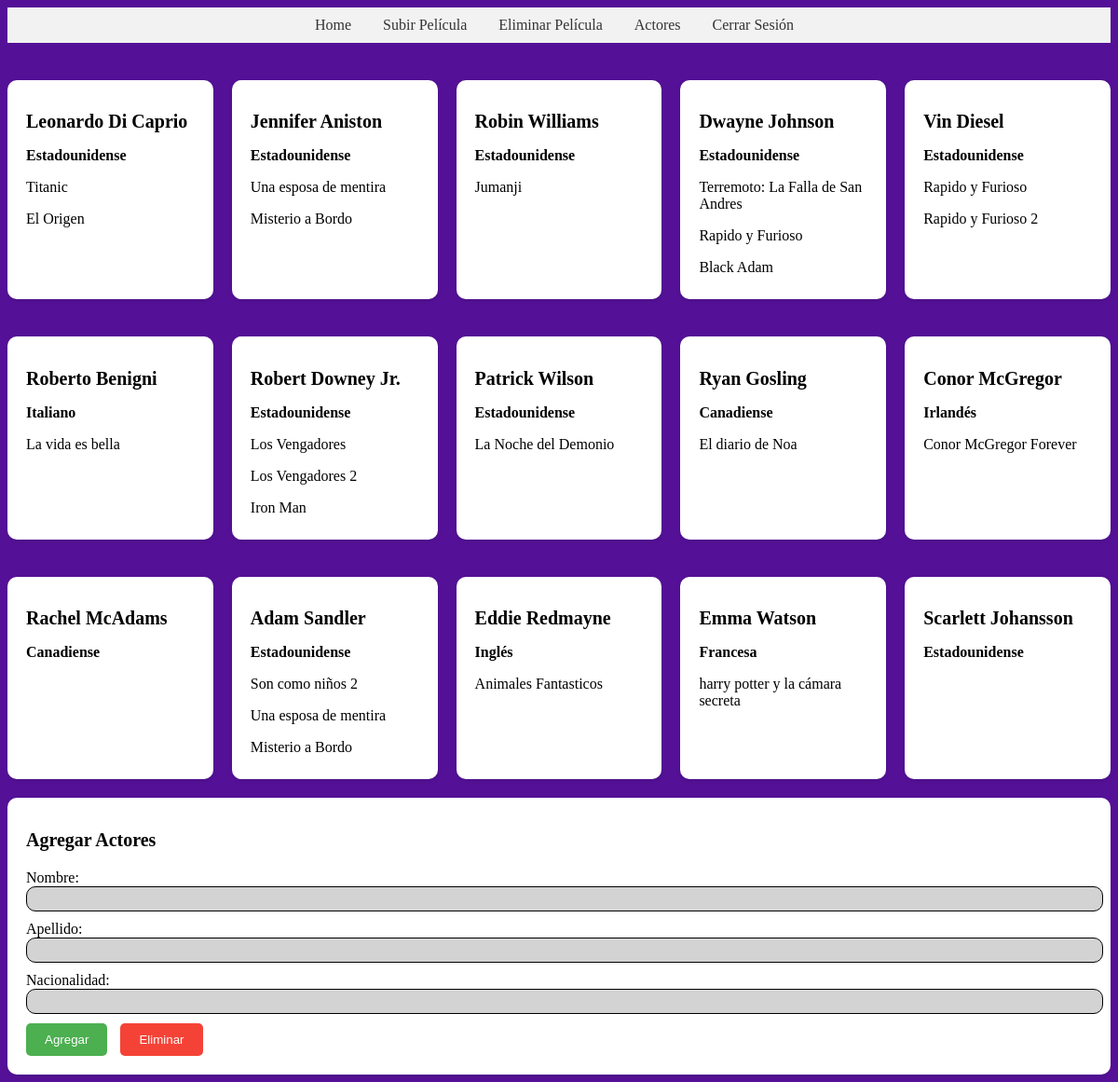
The page /actores.php on the database its author committed.
### tables this page shows
CREATE TABLE `actor` (
  `actor_id` int(11) NOT NULL,
  `nombres` varchar(50) DEFAULT NULL,
  `apellidos` varchar(50) DEFAULT NULL,
  `nacionalidad` varchar(50) DEFAULT NULL
);

CREATE TABLE `pelicula` (
  `pelicula_id` int(11) NOT NULL,
  `titulo` varchar(100) DEFAULT NULL,
  `gen_id` int(11) DEFAULT NULL,
  `anio_lanzamiento` int(11) DEFAULT NULL,
  `link_img` varchar(500) DEFAULT NULL
);

### actores.php (the view, shortened to what this page needs)
<!DOCTYPE html>
<html lang="en">
<head>
    <link rel="stylesheet" href="actores.css">
</head>
<body><center>
<nav class="navigation-bar">
  <ul>
    <li><a href="carteleras.php">Home</a></li>
    <li><a href="index.php">Subir Película</a></li>
    <li><a href="eliminar_pelicula.php">Eliminar Película</a></li>
    <li><a href="actores.php">Actores</a></li>
    <li><a href="iniciarsesion.php">Cerrar Sesión</a></li>
  </ul>
</nav></center><?php
$servername = "localhost";
$username = "root";
$password = "";
$dbname = "peliculas";
$conn = mysqli_connect($servername, $username, $password, $dbname);
$sql = "SELECT * FROM actor;";
$result = mysqli_query($conn, $sql);
if (mysqli_num_rows($result) > 0) {
    echo "<div class='container'>";
    while ($row = mysqli_fetch_assoc($result)) {
        echo "<div class='card'>
            <h1>" . $row["nombres"] . " " . $row["apellidos"] . "</h1>
            <h3>" . $row["nacionalidad"] . "</h3>";
        $sql2 = "SELECT pel.titulo, a.nombres, a.apellidos FROM pelicula pel
            INNER JOIN participacion par
            ON pel.pelicula_id = par.pelicula_id
            INNER JOIN actor a
            ON a.actor_id = par.actor_id
            WHERE a.nombres = '" . $row["nombres"] . "' and a.apellidos = '" . $row["apellidos"] . "'";
        $actor = mysqli_query($conn, $sql2);
        while ($act = mysqli_fetch_assoc($actor)) {
            echo "<p>" . $act["titulo"] . "</p>";
        }
        echo "</div>";
    }
    echo "</div>";
} else {
    echo "No se encontraron resultados.";
}
?>
<div class='card'>
    <h1>Agregar Actores</h1>
    <form method="POST" action="<?php echo $_SERVER['PHP_SELF']; ?>">
        <label for="nombre">Nombre:</label>
        <input type="text" name="nombre" required>
        <label for="apellido">Apellido:</label>
        <input type="text" name="apellido" required>
        <label for="nacionalidad">Nacionalidad:</label>
        <input type="text" name="nacionalidad" required>
        <input type="submit" value="Agregar">
        <input type="submit" name="eliminar" value="Eliminar">
    </form>
</div>
</body>
</html>

### actores.css (style rules this page uses)
body { background-color: #541197; }
.container { display: grid; grid-template-columns: repeat(auto-fill, minmax(200px, 1fr)); grid-gap: 20px; }
.card { margin-top: 20px; background-color: rgb(255, 255, 255); padding: 20px; border-radius: 10px; box-shadow: 0 2px 4px rgba(0, 0, 0, 0.1); }
.card h1 { font-size: 20px; margin-bottom: 10px; }
.card h3 { font-size: 16px; margin-bottom: 10px; }
.card p { margin-bottom: 5px; }
.card form { margin-top: 20px; }
.card label { display: block; margin-bottom: 5 px; }
.card input[type="text"] { width: 100%; padding: 5px; border: 1px solid black; border-radius: 10px; margin-bottom: 10px; background-color: lightgray; }
.card input[type="submit"] { background-color: #4CAF50; color: white; border: none; border-radius: 5px; padding: 10px 20px; cursor: pointer; margin-right: 10px; }
.card input[type="submit"]:last-child { background-color: #f44336; }
.navigation-bar { margin-bottom: 20px; background-color: #f2f2f2; padding: 10px; }
.navigation-bar ul { list-style-type: none; margin: 0; padding: 0; }
.navigation-bar li { display: inline; margin-right: 10px; }
.navigation-bar li a { color: #333; text-decoration: none; padding: 5px 10px; border-radius: 3px; }

### rows shown on the page
actor: nombres "Leonardo", apellidos "Di Caprio", nacionalidad "Estadounidense"
pelicula: titulo "Titanic"
pelicula: titulo "El Origen"
actor: nombres "Jennifer", apellidos "Aniston", nacionalidad "Estadounidense"
pelicula: titulo "Una esposa de mentira"
pelicula: titulo "Misterio a Bordo"
actor: nombres "Robin", apellidos "Williams", nacionalidad "Estadounidense"
pelicula: titulo "Jumanji"
actor: nombres "Dwayne", apellidos "Johnson", nacionalidad "Estadounidense"
pelicula: titulo "Terremoto: La Falla de San Andres"
pelicula: titulo "Rapido y Furioso"
pelicula: titulo "Black Adam"
actor: nombres "Vin", apellidos "Diesel", nacionalidad "Estadounidense"
pelicula: titulo "Rapido y Furioso 2"
actor: nombres "Roberto", apellidos "Benigni", nacionalidad "Italiano"
pelicula: titulo "La vida es bella"
actor: nombres "Robert", apellidos "Downey Jr.", nacionalidad "Estadounidense"
pelicula: titulo "Los Vengadores"
pelicula: titulo "Los Vengadores 2"
pelicula: titulo "Iron Man"
actor: nombres "Patrick", apellidos "Wilson", nacionalidad "Estadounidense"
pelicula: titulo "La Noche del Demonio"
actor: nombres "Ryan", apellidos "Gosling", nacionalidad "Canadiense"
pelicula: titulo "El diario de Noa"
actor: nombres "Conor", apellidos "McGregor", nacionalidad "Irlandés"
pelicula: titulo "Conor McGregor Forever"
actor: nombres "Rachel", apellidos "McAdams", nacionalidad "Canadiense"
actor: nombres "Adam", apellidos "Sandler", nacionalidad "Estadounidense"
pelicula: titulo "Son como niños 2"
actor: nombres "Eddie", apellidos "Redmayne", nacionalidad "Inglés"
pelicula: titulo "Animales Fantasticos"
actor: nombres "Emma", apellidos "Watson", nacionalidad "Francesa"
pelicula: titulo "harry potter y la cámara secreta"
actor: nombres "Scarlett", apellidos "Johansson", nacionalidad "Estadounidense"
